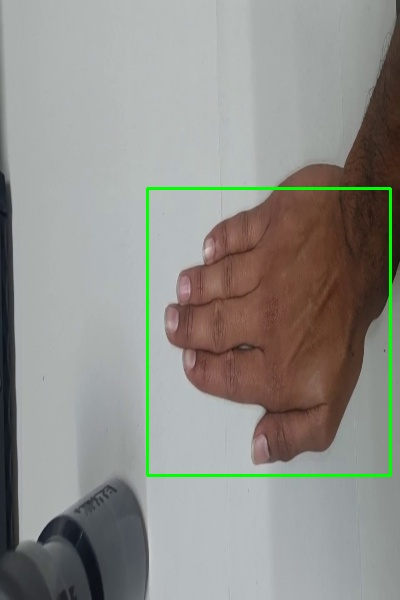
#> input picture Assignment3/Final_dataset/closed1/train/image_118.jpg, 400 x 600 px, given as the content of the folder ./dataset/closed/train_ROI, which was not available
$ python main.py
#> lines starting #> are read from the running program, lines starting #| are printed output that depends on the picture; pictures that were not available may be replaced by others from this repository, and a replacement may not be noted
#> (the call stopped at in process_ROI, `hands = mpHands.Hands(static_image_mode=True, max_num_hands=2, min_det..`: mediapipe is not available in this run)
### Assignment3/HoG.py
from skimage import io, color
from skimage.transform import resize
import numpy as np
from tqdm import tqdm
import matplotlib.pyplot as plt
import math


def preprocess_image(image_path):
#> called with image_path = './dataset/closed/train_ROI/image_118.jpg'
    resized_img = resize(color.rgb2gray(io.imread(image_path)), (128, 64))
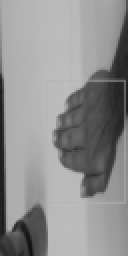
#> resized_img: shape (128, 64) float64 (shown 2 times larger); min 0.0677, max 0.744, mean 0.564
    grayscale_img = np.array(resized_img)
    return grayscale_img

def calculate_gradients(image):
    mag_gradients = []
    angle_gradients = []

    for i in range(128):
        magnitude_row = []
        angle_row = []

        for j in range(64):
            if j - 1 <= 0 or j + 1 >= 64:
                if j - 1 <= 0:
                    Gx = image[i][j + 1] - 0
                elif j + 1 >= len(image[0]):
                    Gx = 0 - image[i][j - 1]
            else:
                Gx = image[i][j + 1] - image[i][j - 1]

            if i - 1 <= 0 or i + 1 >= 128:
                if i - 1 <= 0:
                    Gy = 0 - image[i + 1][j]
                elif i + 1 >= 128:
                    Gy = image[i - 1][j] - 0
            else:
                Gy = image[i - 1][j] - image[i + 1][j]

            magnitude = math.sqrt(pow(Gx, 2) + pow(Gy, 2))
            magnitude_row.append(round(magnitude, 9))

            if Gx == 0:
                angle = math.degrees(0.0)
            else:
                angle = math.degrees(abs(math.atan(Gy / Gx)))

            angle_row.append(round(angle, 9))

        mag_gradients.append(magnitude_row)
        angle_gradients.append(angle_row)
#> after the loop, angle_gradients = 128 items; mag_gradients = 128 items

    mag_gradients = np.array(mag_gradients)
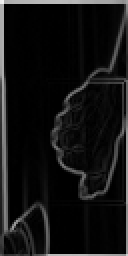
#> mag_gradients: shape (128, 64) float64 (shown 2 times larger); min 7.1e-05, max 0.959, mean 0.0777
    angle_gradients = np.array(angle_gradients)
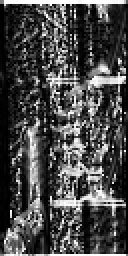
#> angle_gradients: shape (128, 64) float64 (shown 2 times larger); min 0.000691, max 90, mean 26.3; drawn with min black and max white
    return mag_gradients, angle_gradients


def calculate_hog_features_multiple(image_paths):
    hog_features_list = []
    for image_path in tqdm(image_paths):
        hog_features = calculate_hog_features(image_path)
        hog_features_list.append(hog_features)
    return np.array(hog_features_list)


def calculate_hog_features(image_path):
    grayscale_img = preprocess_image(image_path)

    # [5 lines of commented-out code are left out]

    mag_gradients, angle_gradients = calculate_gradients(grayscale_img)

    # [13 lines of commented-out code are left out]
    number_of_bins = 9
    step_size = 180 / number_of_bins

    def calculate_bin_index(angle):
        temp = (angle / step_size) - 0.5
        bin_index = math.floor(temp)
        return bin_index

    def calculate_bin_center(bin_index):
        bin_center = step_size * (bin_index + 0.5)
        return round(bin_center, 9)

    def calculate_bin_value(magnitude, angle, bin_index):
        bin_center = calculate_bin_center(bin_index + 1)
        bin_value = magnitude * ((bin_center - angle) / step_size)
        return round(bin_value, 9)

    histogram_points_nine = []
    for i in range(0, 128, 8):
        temp = []
        for j in range(0, 64, 8):
            magnitude_values = [[mag_gradients[i][x] for x in range(j, j+8)] for i in range(i,i+8)]
            angle_values = [[angle_gradients[i][x] for x in range(j, j+8)] for i in range(i, i+8)]
            for k in range(len(magnitude_values)):
                for l in range(len(magnitude_values[0])):
                    bins = [0.0 for _ in range(number_of_bins)]
                    value_j = calculate_bin_index(angle_values[k][l])
                    Vj = calculate_bin_value(magnitude_values[k][l], angle_values[k][l], value_j)
                    Vj_1 = magnitude_values[k][l] - Vj
                    bins[value_j]+=Vj
                    bins[value_j+1]+=Vj_1
                    bins = [round(x, 9) for x in bins]
            temp.append(bins)
        histogram_points_nine.append(temp)
#> after the loop, histogram_points_nine = 16 items

    epsilon = 1e-05
    feature_vectors = []
    for i in range(0, len(histogram_points_nine) - 1, 1):
        temp = []
        for j in range(0, len(histogram_points_nine[0]) - 1, 1):
            values = [[histogram_points_nine[i][x] for x in range(j, j+2)] for i in range(i, i+2)]
            final_vector = []
            for k in values:
                for l in k:
                    for m in l:
                        final_vector.append(m)
            k = round(math.sqrt(sum([pow(x, 2) for x in final_vector])), 9)
            final_vector = [round(x/(k + epsilon), 9) for x in final_vector]
            temp.append(final_vector)
        feature_vectors.append(temp)
#> this loop made 15 passes
#> after the loop, feature_vectors = 15 items

    # print(f'[LOG] Number of HOG features = {len(feature_vectors) * len(feature_vectors[0]) * len(feature_vectors[0][0])}')
    return feature_vectors

### Assignment3/ROI_Coordinates.py
# For preprocessing raw input images [CROPPING ROI]

import os
import cv2
import mediapipe as mp
import numpy as np
from tqdm import tqdm

def process_ROI():
    mpHands = mp.solutions.hands
    hands = mpHands.Hands(static_image_mode=True,
                        max_num_hands=2,
                        min_detection_confidence=0.5,
                        min_tracking_confidence=0.5)

    dataset_folders = [
        "./dataset/closed/train",
        "./dataset/closed/valid",
        "./dataset/open/train",
        "./dataset/open/valid"
    ]


    # [5 lines left out: function increase_bbox, not called in this run]


    for dataset_folder in dataset_folders:
        output_folder = dataset_folder.replace("dataset", "dataset").replace("train", "train_ROI").replace("valid", "valid_ROI")

        if not os.path.exists(output_folder):
            os.makedirs(output_folder)

            print(f"[LOG] Extracting ROI for {dataset_folder} folder...")
            for filename in tqdm(os.listdir(dataset_folder)):
                if filename.endswith(".jpg"):
                    img_path = os.path.join(dataset_folder, filename)
                    img = cv2.imread(img_path)
                    img = cv2.flip(img, 1)
                    imgRGB = cv2.cvtColor(img, cv2.COLOR_BGR2RGB)


                    results = hands.process(imgRGB)

                    if results.multi_hand_landmarks:
                        for hand_landmarks in results.multi_hand_landmarks:
                            landmark_points = np.array([[int(landmark.x * img.shape[1]), int(landmark.y * img.shape[0])] for landmark in hand_landmarks.landmark])
                            x, y, w, h = cv2.boundingRect(landmark_points)
                            x, y, w, h = increase_bbox((x, y, w, h), 1.3)

                            x = max(0, min(x, img.shape[1] - 1))
                            y = max(0, min(y, img.shape[0] - 1))
                            w = max(1, min(w, img.shape[1] - x))
                            h = max(1, min(h, img.shape[0] - y))

                            cropped_img = img[y:y+h, x:x+w]
                            if cropped_img.size == 0:
                                continue

                            output_path = os.path.join(output_folder, filename)
                            cv2.imwrite(output_path, cropped_img)

        else:
            print("[LOG] Skipped ROI extraction from images as it already exists!")
            break

    print("[SUCCESS] Hand detection with cropped region(ROI) inside bounding box saved in the corresponding output folder.")

### Assignment3/main.py
import os
import numpy as np
import pickle
import ROI_Coordinates
import HoG
import matplotlib.pyplot as plt
from sklearn import svm
from sklearn.model_selection import GridSearchCV
from sklearn.metrics import precision_score, recall_score, f1_score
from sklearn.metrics import roc_curve, auc
import joblib
import cv2


train_folders = [
        "./dataset/closed/train_ROI",
        "./dataset/open/train_ROI"
    ]

validate_folders = [
        "./dataset/closed/valid_ROI",
        "./dataset/open/valid_ROI"
    ]


# 0 Closed, 1 Open
class_labels = {
    "./dataset/closed/train_ROI": 0,
    "./dataset/closed/valid_ROI": 0,
    "./dataset/open/train_ROI": 1,
    "./dataset/open/valid_ROI": 1
}


def main():
    # Chk & perform preprocessing of Raw images (if required)
    ROI_Coordinates.process_ROI()
    print()

    # Check if the HoG features file already exists
    hog_features_file = 'hog_features.pkl'
    if os.path.exists(hog_features_file):
        print(f"[LOG] Loaded HoG features from existing Pickle dump!")
        # Load HoG features from the file
        with open(hog_features_file, 'rb') as f:
            hoG_feat = pickle.load(f)

    else:
        hoG_feat = []
        for train_folder in train_folders:
            print(f"[LOG] Extracting HoG features from {train_folder} directory...")
            label = class_labels[train_folder]
            image_filenames = os.listdir(train_folder)
            image_paths = [os.path.join(train_folder, filename) for filename in image_filenames]
            hoG_feat.extend([(feat, label) for feat in HoG.calculate_hog_features_multiple(image_paths)])

        print("[SUCCESS] HoG features computations for test images completed!")
        # Save HoG features to a file
        with open(hog_features_file, 'wb') as f:
            pickle.dump(hoG_feat, f)
        print(f"[LOG] Saved HoG features to Pickle dump!")

    # print(hoG_feat)
    print()


    model_file = 'svm_model.sav'
    if os.path.exists(model_file):
        print(f"[LOG] Loading existing SVM model from {model_file}!")
        svm_model = joblib.load(model_file)

    else:
        # Split features and labels
        X_train = np.array([feat for feat, _ in hoG_feat])
        y_train = np.array([label for _, label in hoG_feat])
#> y_train = [0, 1]


        X_train_flattened = X_train.reshape(X_train.shape[0], -1)
        # print(X_train_flattened.shape)
        # print(y_train.shape)

        # Parameter grid for Grid Search (Hyper-parameter tuning)
        param_grid = {'C': [1, 10, 100], 'gamma': [0.01, 0.001], 'kernel': ['linear', 'rbf']}

        svm_model = svm.SVC(probability=True)
        grid_search = GridSearchCV(estimator=svm_model, param_grid=param_grid, cv=3, scoring='accuracy')

        print("[LOG] Training SVM model...")
#> (the run stopped early here; a loop or call above may not have finished)
